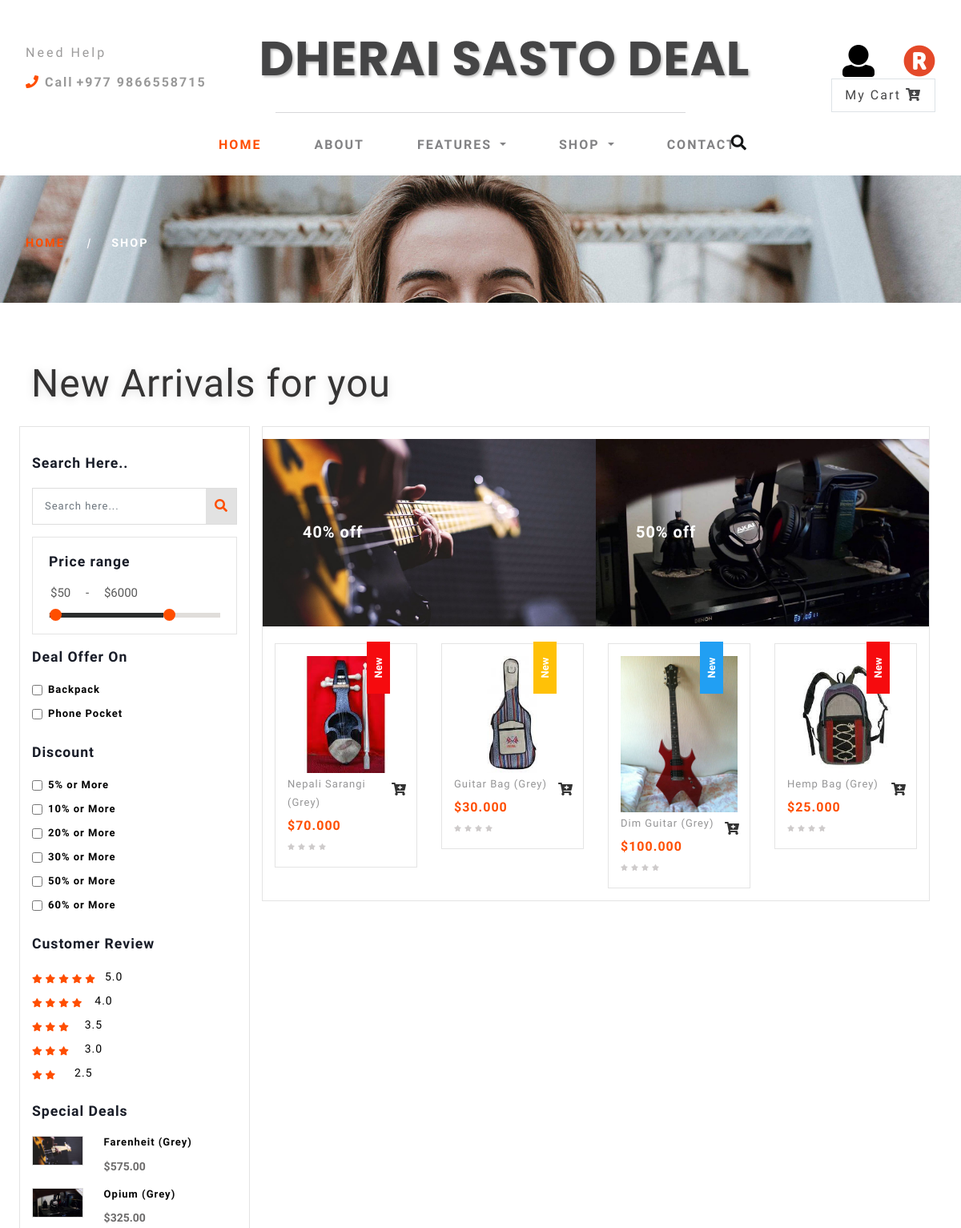
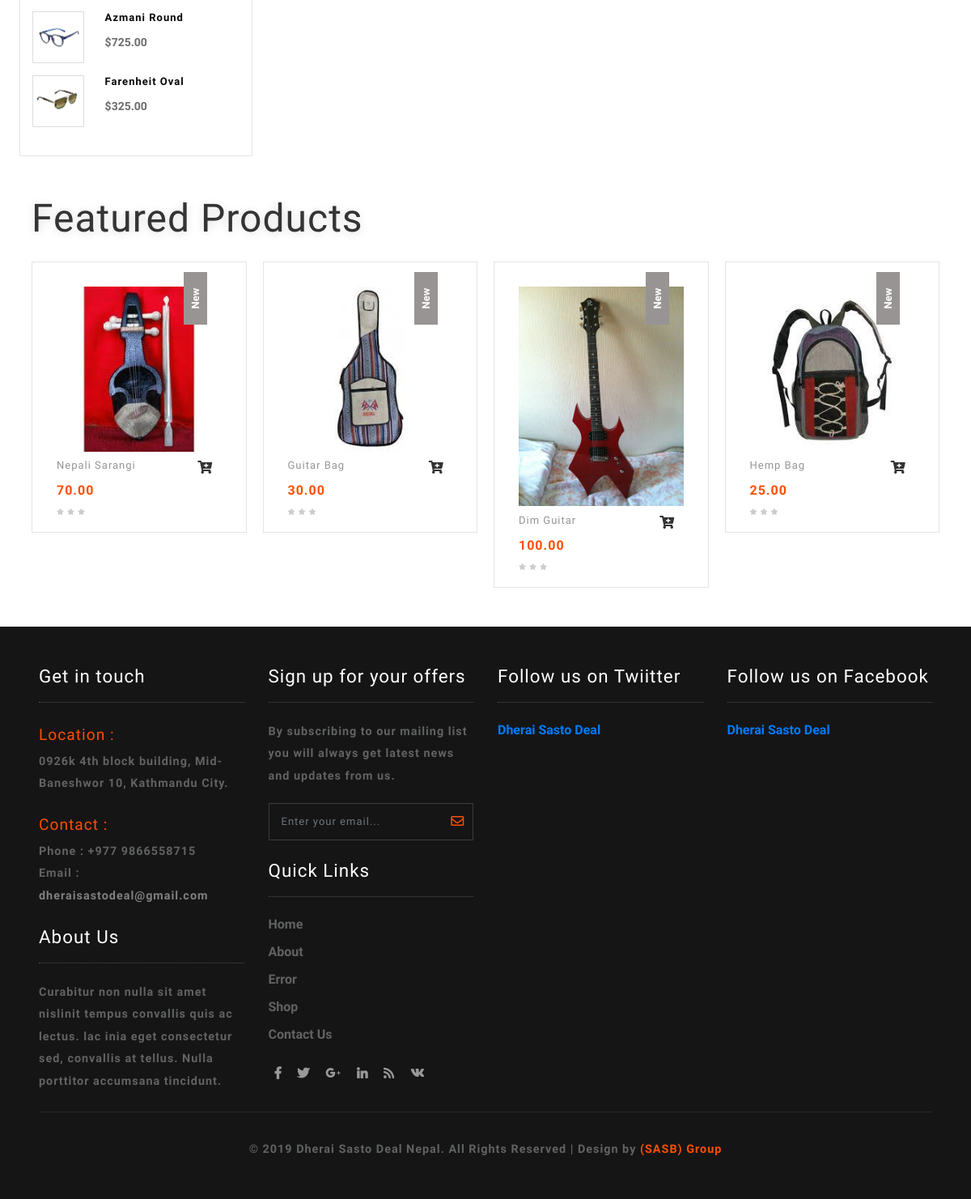
The page /protype/shop.php on the database its author committed (2 pictures, top to bottom).
### tables this page shows
CREATE TABLE `tbl_product` (
  `id` int(11) NOT NULL,
  `c_id` int(11) NOT NULL,
  `name` varchar(255) NOT NULL,
  `image` varchar(255) NOT NULL,
  `price` double(10,2) NOT NULL,
  `display` varchar(50) DEFAULT NULL,
  `author` varchar(50) NOT NULL,
  `Description` text NOT NULL,
  `info` text NOT NULL
);

### protype/shop.php (the view, shortened to what this page needs)
<?php session_start();
include 'include/cart.php';
?>
<!DOCTYPE html>
<html lang="zxx">
<head>
	<link rel="stylesheet" type="text/css" href="../../alert/dist/sweetalert2.css">
	<link rel="stylesheet" href="css/bootstrap-social.css">
	<link href="css/bootstrap.css" rel='stylesheet' type='text/css' />
	<link href="css/login_overlay.css" rel='stylesheet' type='text/css' />
	<link href="css/style6.css" rel='stylesheet' type='text/css' />
	<link rel="stylesheet" href="css/shop.css" type="text/css" />
	<link rel="stylesheet" href="css/owl.carousel.css" type="text/css" media="all">
	<link rel="stylesheet" href="css/owl.theme.css" type="text/css" media="all">
	<link rel="stylesheet" type="text/css" href="css/jquery-ui1.css">
	<link href="css/style.css" rel='stylesheet' type='text/css' />
	<link href="css/fontawesome-all.css" rel="stylesheet">
</head>
<body>
	<b>
	<div class="banner-top container-fluid" id="home">
		<?php include'include/header.php'; ?>
    </div>
		<div class="banner_inner">
			<div class="services-breadcrumb">
				<div class="inner_breadcrumb">
					<ul class="short">
						<li>
							<a href="index.php">Home</a>
							<i>|</i>
						</li>
						<li>Shop</li>
					</ul>
				</div>
			</div>
		</div>
		<section class="banner-bottom-wthreelayouts py-lg-5 py-3">
			<div class="container-fluid">
				<div class="inner-sec-shop px-lg-4 px-3">
					<h3 class="tittle-w3layouts my-lg-4 mt-3">New Arrivals for you </h3>
					<div class="row">
						<div class="side-bar col-lg-3">
							<div class="search-hotel">
								<h3 class="agileits-sear-head">Search Here..</h3>
								<form action="#" method="post">
										<input class="form-control" type="search" name="search" placeholder="Search here..." required="">
										<button class="btn1">
												<i class="fas fa-search"></i>
										</button>
										<div class="clearfix"> </div>
									</form>
							</div>
							<div class="range">
								<h3 class="agileits-sear-head">Price range</h3>
								<ul class="dropdown-menu6">
									<li>
										<div id="slider-range"></div>
										<input type="text" id="amount" style="border: 0; color: #ffffff; font-weight: normal;" />
									</li>
								</ul>
							</div>
							<div class="left-side">
								<h3 class="agileits-sear-head">Deal Offer On</h3>
								<ul>
									<li>
										<input type="checkbox" class="checked">
										<span class="span">Backpack</span>
									</li>
									<li>
										<input type="checkbox" class="checked">
										<span class="span">Phone Pocket</span>
									</li>
								</ul>
							</div>
							<div class="left-side">
								<h3 class="agileits-sear-head">Discount</h3>
								<ul>
									<li>
										<input type="checkbox" class="checked">
										<span class="span">5% or More</span>
									</li>
									<li>
										<input type="checkbox" class="checked">
										<span class="span">10% or More</span>
									</li>
									<li>
										<input type="checkbox" class="checked">
										<span class="span">20% or More</span>
									</li>
									<li>
										<input type="checkbox" class="checked">
										<span class="span">30% or More</span>
									</li>
									<li>
										<input type="checkbox" class="checked">
										<span class="span">50% or More</span>
									</li>
									<li>
										<input type="checkbox" class="checked">
										<span class="span">60% or More</span>
									</li>
								</ul>
							</div>
							<div class="customer-rev left-side">
								<h3 class="agileits-sear-head">Customer Review</h3>
								<ul>
									<li>
										<a href="#">
											<i class="fa fa-star" aria-hidden="true"></i>
											<i class="fa fa-star" aria-hidden="true"></i>
											<i class="fa fa-star" aria-hidden="true"></i>
											<i class="fa fa-star" aria-hidden="true"></i>
											<i class="fa fa-star" aria-hidden="true"></i>
											<span>5.0</span>
										</a>
									</li>
									<li>
										<a href="#">
											<i class="fa fa-star" aria-hidden="true"></i>
											<i class="fa fa-star" aria-hidden="true"></i>
											<i class="fa fa-star" aria-hidden="true"></i>
											<i class="fa fa-star" aria-hidden="true"></i>
											<span>4.0</span>
										</a>
									</li>
									<li>
										<a href="#">
											<i class="fa fa-star" aria-hidden="true"></i>
											<i class="fa fa-star" aria-hidden="true"></i>
											<i class="fa fa-star" aria-hidden="true"></i>
											<span>3.5</span>
										</a>
									</li>
									<li>
										<a href="#">
											<i class="fa fa-star" aria-hidden="true"></i>
											<i class="fa fa-star" aria-hidden="true"></i>
											<i class="fa fa-star" aria-hidden="true"></i>
											<span>3.0</span>
										</a>
									</li>
									<li>
										<a href="#">
											<i class="fa fa-star" aria-hidden="true"></i>
											<i class="fa fa-star" aria-hidden="true"></i>
											<span>2.5</span>
										</a>
									</li>
								</ul>
							</div>
							<div class="deal-leftmk left-side">
								<h3 class="agileits-sear-head">Special Deals</h3>
								<div class="special-sec1">
									<div class="img-deals">
										<img src="walpaper/bass.jpg" alt="">
									</div>
									<div class="img-deal1">
										<h3>Farenheit (Grey)</h3>
										<a href="single.php">$575.00</a>
									</div>
									<div class="clearfix"></div>
								</div>
								<div class="special-sec1">
									<div class="col-xs-4 img-deals">
										<img src="walpaper/headphone.jpg" alt="">
									</div>
									<div class="col-xs-8 img-deal1">
										<h3>Opium (Grey)</h3>
										<a href="single.php">$325.00</a>
									</div>
									<div class="clearfix"></div>
								</div>
								<div class="special-sec1">
										<div class="col-xs-4 img-deals">
											<img src="images/m2.jpg" alt="">
										</div>
										<div class="col-xs-8 img-deal1">
											<h3>Azmani Round</h3>
											<a href="single.php">$725.00</a>
										</div>
										<div class="clearfix"></div>
									</div>
									<div class="special-sec1">
											<div class="col-xs-4 img-deals">
												<img src="images/m4.jpg" alt="">
											</div>
											<div class="col-xs-8 img-deal1">
												<h3>Farenheit Oval</h3>
												<a href="single.php">$325.00</a>
											</div>
											<div class="clearfix"></div>
										</div>
							</div>
						</div>
						<div class="left-ads-display col-lg-9">
							<div class="wrapper_top_shop">
								<div class="row">
										<div class="col-md-6 shop_left">
												<img src="walpaper/bass.jpg" alt="">
												<h6>40% off</h6>
											</div>
											<div class="col-md-6 shop_right">
												<img src="walpaper/headphone.jpg" alt="">
												<h6>50% off</h6>
											</div>
								</div>
								<div class="row">
									<?php
						$sel_side="SELECT id,c_id,name,image,price,display FROM tbl_product WHERE display='on' ORDER BY id DESC LIMIT 8";
						$run_side=mysqli_query($conn,$sel_side);
						while($rows=mysqli_fetch_assoc($run_side)){
							echo '
									<div class="col-md-3 product-men women_two shop-gd">
										<div class="product-googles-info googles">
											<div class="men-pro-item">
												<div class="men-thumb-item">
													<img src="../images/'.$rows['image'].'" class="img-fluid" alt="">
															<a href="single.php?id='.$rows['id'].'&c_id='.$rows['c_id'].'" class="link-product-add-cart">Quick View</a>
													<span class="product-new-top">New</span>
												</div>
												<div class="item-info-product">
													<div class="info-product-price">
														<div class="grid_meta">
															<div class="product_price">
																<h4>
																	<a href="single.php?id='.$rows['id'].'&c_id='.$rows['c_id'].'">'.$rows['name'].' (Grey)</a>
																</h4>
																<div class="grid-price mt-2">
																	<span class="money ">$'.number_format($rows['price'] , 3).'</span>
																</div>
															</div>
															<ul class="stars">
																<li>
																	<a href="#">
																		<i class="fa fa-star" aria-hidden="true"></i>
																	</a>
																</li>
																<li>
																	<a href="#">
																		<i class="fa fa-star" aria-hidden="true"></i>
																	</a>
																</li>
																<li>
																	<a href="#">
																		<i class="fa fa-star" aria-hidden="true"></i>
																	</a>
																</li>
																<li>
																	<a href="#">
																		<i class="fa fa-star" aria-hidden="true"></i>
																	</a>
																</li>
															</ul>
														</div>
														<div class="googles single-item hvr-outline-out">
															<form method="post" action="shop.php?action=add&id='.$rows["id"].'" onsubmit="return pop()">
																<input type="hidden" name="hidden_name" value="'.$rows["name"].'" />
																<input type="hidden" name="hidden_price" value="'.$rows["price"].'" />
																<input type="hidden" name="hidden_image" value="'.$rows["image"].'" />
																<button type="submit" name="add_to_cart" class="googles-cart pgoogles-cart">
																	<i class="fas fa-cart-plus"></i>
																</button>
														</form>
														</div>
													</div>
													<div class="clearfix"></div>
												</div>
											</div>
										</div>
									</div>';
								}
								?>
										</div>
							</div>
						</div>
					</div>
				<div class="slider-img mid-sec mt-lg-5 mt-2">
						<h3 class="tittle-w3layouts text-left my-lg-4 my-3">Featured Products</h3>
						<div class="mid-slider">
							<div class="owl-carousel owl-theme row">
								<?php
								$sel_side="SELECT id,c_id,name,image,price,display FROM tbl_product WHERE display = 'on' ORDER BY id DESC LIMIT 8 ";
								$run_side=mysqli_query($conn,$sel_side);
								while($rows=mysqli_fetch_assoc($run_side)){
									echo '<div class="item">
								<div class="gd-box-info text-center">
									<div class="product-men women_two bot-gd">
										<div class="product-googles-info slide-img googles">
											<div class="men-pro-item">
												<div class="men-thumb-item">
													<img src="../images/'.$rows['image'].'" class="img-fluid" alt="">
															<a href="single.php?id='.$rows['id'].'" class="link-product-add-cart">Quick View</a>
													<span class="product-new-top">New</span>
												</div>
												<div class="item-info-product">
													<div class="info-product-price">
														<div class="grid_meta">
															<div class="product_price">
																<h4>
																	<a href="single.php?id='.$rows['id'].'">'.$rows['name'].' </a>
																</h4>
																<div class="grid-price mt-2">
																	<span class="money ">'.$rows['price'].'</span>
																</div>
															</div>
															<ul class="stars">
																<li>
																	<a href="#">
																		<i class="fa fa-star" aria-hidden="true"></i>
																	</a>
																</li>
																<li>
																	<a href="#">
																		<i class="fa fa-star" aria-hidden="true"></i>
																	</a>
																</li>
																<li>
																	<a href="#">
																		<i class="fa fa-star" aria-hidden="true"></i>
																	</a>
																</li>
															</ul>
														</div>
														<form method="post" action="shop.php?action=add&id='.$rows["id"].'" onsubmit="return pop()">
																<input type="hidden" name="hidden_name" value="'.$rows["name"].'" />
																<input type="hidden" name="hidden_price" value="'.$rows["price"].'" />
																<input type="hidden" name="hidden_image" value="'.$rows["image"].'" />
																<button type="submit" name="add_to_cart" class="googles-cart pgoogles-cart">
																	<i class="fas fa-cart-plus"></i>
																</button>
														</form>
													</div>
												</div>
											</div>
										</div>
									</div>
								</div>
							</div>';
						}
							?>
							</div>
						</div>
					</div>
				</div>
			</div>
		</section>
		<?php include'include/footer.php';?>
</body>
</html>

### protype/css/style.css (style rules this page uses)
html, body { margin: 0; font-size: 100%; background: #fff; font-family: 'Inconsolata', monospace; }
body a { text-decoration: none; transition: 0.5s all; -webkit-transition: 0.5s all; -moz-transition: 0.5s all; -o-transition: 0.5s all; -ms-transition: 0.5s all; font-family: 'Inconsolata', monospace; }
input[type="button"], input[type="submit"], input[type="text"], input[type="email"], input[type="search"] { transition: 0.5s all; -webkit-transition: 0.5s all; -moz-transition: 0.5s all; -o-transition: 0.5s all; -ms-transition: 0.5s all; font-family: 'Inconsolata', monospace; }
h1, h2, h3, h4, h5, h6 { margin: 0; font-family: 'Inconsolata', monospace; letter-spacing: 1px; }
ul { margin: 0; padding: 0; }
.banner-top.container-fluid { padding: 0; margin: 0; }
h3.tittle-w3layouts { color: #353434; font-size: 3em; text-align: left; letter-spacing: 1px; font-weight: 400; text-shadow: 0 2px 12px rgba(0, 0, 0, 0.14); }
.banner_inner { background: url(../walpaper/concert.jpg)no-repeat 0px -73px; background-size: cover; -webkit-background-size: cover; -o-background-size: cover; -ms-background-size: cover; moz-background-size: cover; min-height: 180px; }
ul.short { text-align: left; padding: 5em 0em 0 2em; }
ul.short li { display: inline-block; text-transform: uppercase; color: #fff; font-size: 0.9em; font-weight: 600; letter-spacing: 2px; }
.services-breadcrumb ul li i { padding: 0 1.5em; }
ul.short li a { color: #ff4e00; }
.owl-carousel.owl-theme.row.owl-loaded.owl-drag { margin: 0; }
@media (max-width:1280px) { .banner_inner { background: url(../images/banner4.jpg)no-repeat 0px -55px; background-size: cover; -webkit-background-size: cover; -o-background-size: cover; -ms-background-size: cover; moz-background-size: cover; min-height: 159px; } }
@media (max-width:1280px) { ul.short { text-align: left; padding: 4.5em 0em 0 2em; } }
* { box-sizing:border-box; }
body { margin: 0; }

### rows shown on the page
tbl_product: image (picture), name "Nepali Sarangi", price "70.000", price "70.00"
tbl_product: image (picture), name "Guitar Bag", price "30.000", price "30.00"
tbl_product: image (picture), name "Dim Guitar", price "100.000", price "100.00"
tbl_product: image (picture), name "Hemp Bag", price "25.000", price "25.00"
